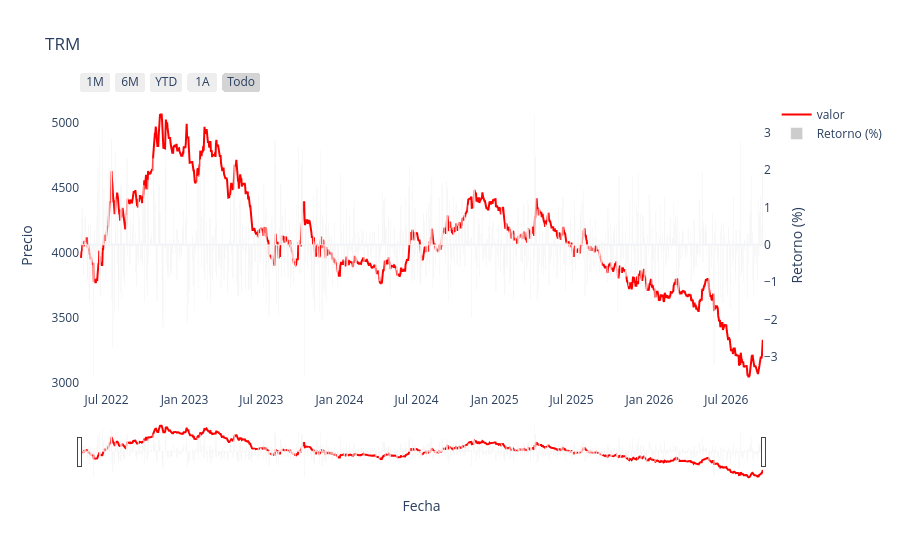

Notebook code for this chart:
### Code cell
plotly_oneplot(data = fullTRM, x_col="fecha", y_col="valor", plot_title="TRM", color_in="red")

### Figure 1 — Plotly figure (JSON) as saved in the notebook; plotly's stock layout.template omitted (floating-point values rounded to 4 significant figures; data arrays with more than 128 entries replaced by an {"elided": "..."} marker saying what was removed)
{"data": [{"line": {"color": "red", "dash": "solid"}, "mode": "lines", "name": "valor", "type": "scatter", "x": {"elided": "1610 str values"}, "y": {"elided": "1610 float values"}}, {"marker": {"color": "rgba(128, 128, 128, 0.4)"}, "name": "Retorno (%)", "type": "bar", "x": {"elided": "1610 str values"}, "y": {"elided": "1610 float values"}, "yaxis": "y2"}], "layout": {"hovermode": "x unified", "title": {"text": "TRM"}, "xaxis": {"rangeselector": {"buttons": [{"count": 1, "label": "1M", "step": "month", "stepmode": "backward"}, {"count": 6, "label": "6M", "step": "month", "stepmode": "backward"}, {"count": 1, "label": "YTD", "step": "year", "stepmode": "todate"}, {"count": 1, "label": "1A", "step": "year", "stepmode": "backward"}, {"label": "Todo", "step": "all"}]}, "rangeslider": {"visible": true}, "title": {"text": "Fecha"}, "type": "date"}, "yaxis": {"autorange": true, "fixedrange": false, "showgrid": false, "title": {"text": "Precio"}}, "yaxis2": {"autorange": true, "fixedrange": false, "overlaying": "y", "showgrid": false, "side": "right", "title": {"text": "Retorno (%)"}, "zeroline": true}}}
